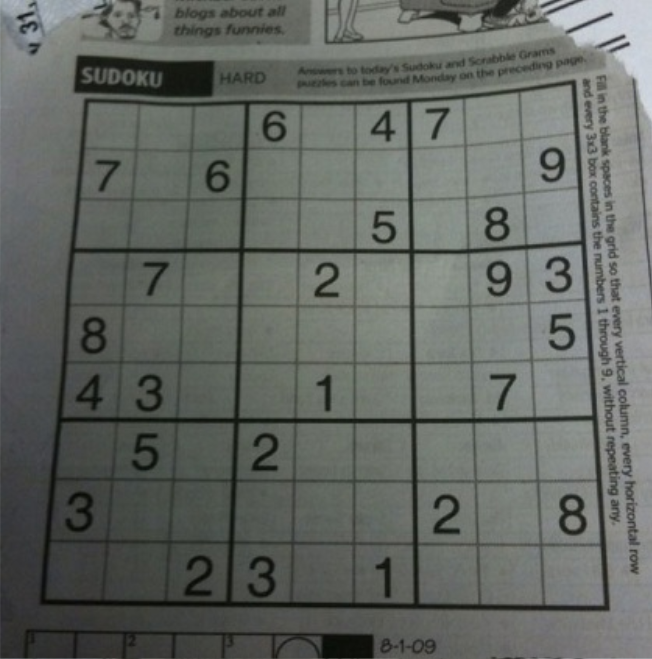
#> input picture 图像认知和OpenCV/图像梯度化处理/shudu.png, 652 x 659 px
$ python 3.filter2D.py
#> lines starting #> are read from the running program, lines starting #| are printed output that depends on the picture
import cv2
import numpy as np

#1.图像输入
image_np = cv2.imread('shudu.png')
#> image_np is the input picture: shape (659, 652, 3); mean B, G, R 98.8, 103.5, 99.3
#构2.建卷积核
# kernel = np.array([[-1,0,1],
#                    [-2,0,2],
#                    [-1,0,1]])#显示数值线
kernel = np.array([[-1,-2,-1],
                   [0,0,0],
                   [1,2,1]])#显示水平线

image_filter2D = cv2.filter2D(image_np,-1,kernel)
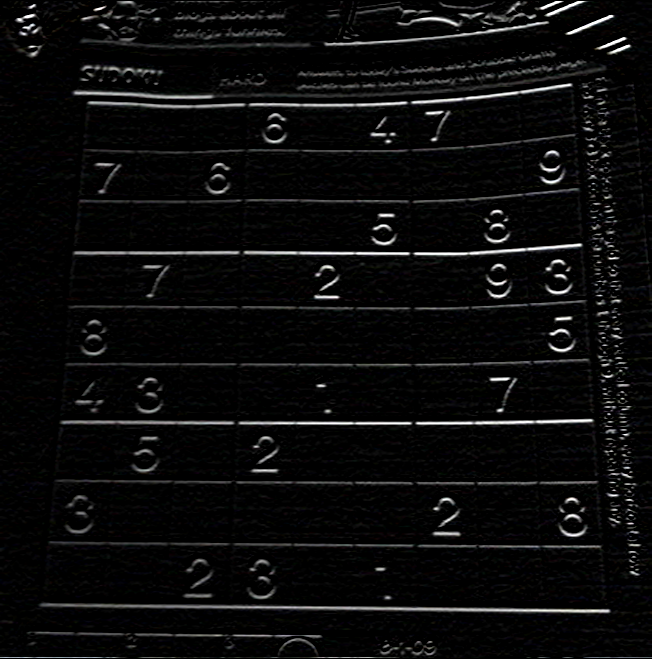
#> image_filter2D: shape (659, 652, 3); mean B, G, R 11.6, 11.5, 11.5
#3.图像显示
cv2.imshow('image_np',image_np)
cv2.imshow('image_filter2D',image_filter2D)
cv2.waitKey(0)
